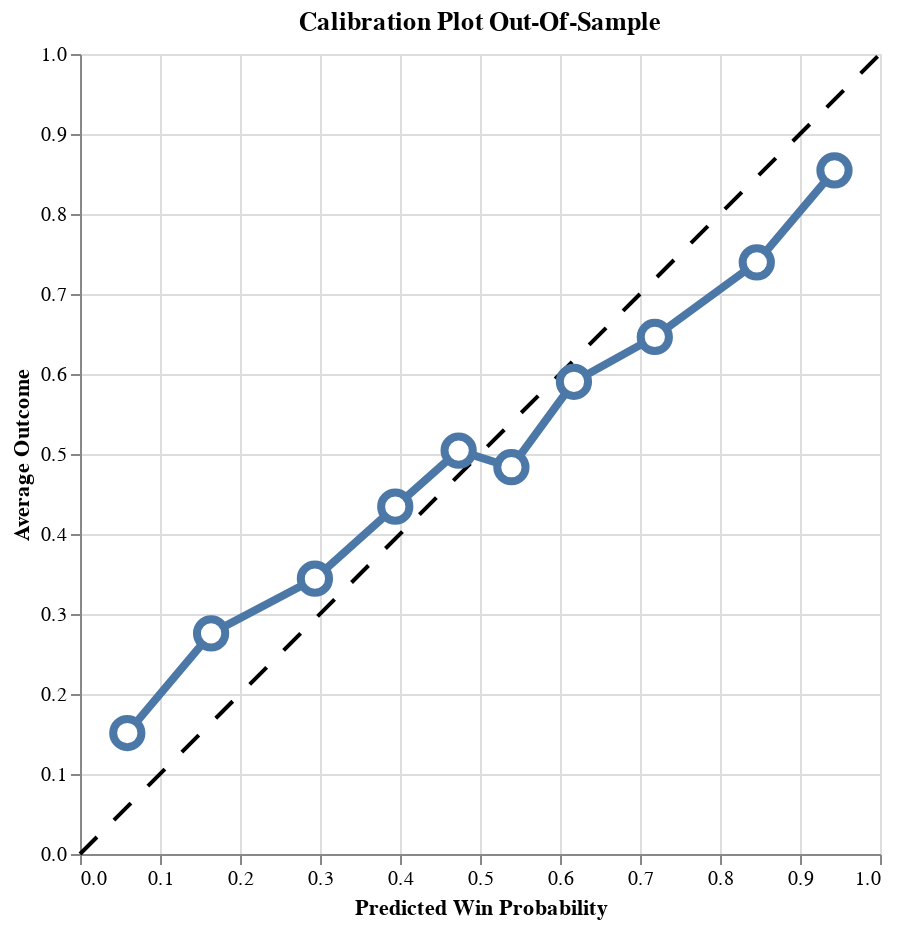

This figure's notebook cell:
### Code cell
self.plot_calibration_oos(oos_data=wc3_games_test)

### Figure 1 — Vega-Lite specification as saved in the notebook (floating-point values rounded to 4 significant figures)
{"config": {"view": {"continuousWidth": 300, "continuousHeight": 300}}, "layer": [{"data": {"name": "data-42f50405073b2dbe8396db6b7dd2f6be"}, "mark": {"type": "line", "color": "black", "strokeDash": [12, 12]}, "encoding": {"x": {"field": "x", "type": "quantitative"}, "y": {"field": "y", "type": "quantitative"}}}, {"data": {"name": "data-7888732f8a000307ded6c5798412f82c"}, "mark": {"type": "line", "strokeWidth": 4}, "encoding": {"x": {"field": "win_prob_midpoint", "title": "Predicted Win Probability", "type": "quantitative"}, "y": {"field": "avg_outcome", "title": "Average Outcome", "type": "quantitative"}}}, {"data": {"name": "data-7888732f8a000307ded6c5798412f82c"}, "mark": {"type": "point", "fill": "white", "opacity": 1, "size": 200, "strokeWidth": 4}, "encoding": {"x": {"field": "win_prob_midpoint", "type": "quantitative"}, "y": {"field": "avg_outcome", "type": "quantitative"}}}], "height": 400, "title": "Calibration Plot Out-Of-Sample", "width": 400, "$schema": "https://vega.github.io/schema/vega-lite/v5.20.1.json", "datasets": {"data-42f50405073b2dbe8396db6b7dd2f6be": [{"x": 0, "y": 0}, {"x": 1, "y": 1}], "data-7888732f8a000307ded6c5798412f82c": [{"avg_outcome": 0.1512, "win_prob_midpoint": 0.05912}, {"avg_outcome": 0.2757, "win_prob_midpoint": 0.1639}, {"avg_outcome": 0.3441, "win_prob_midpoint": 0.2936}, {"avg_outcome": 0.4342, "win_prob_midpoint": 0.3941}, {"avg_outcome": 0.5043, "win_prob_midpoint": 0.4733}, {"avg_outcome": 0.4835, "win_prob_midpoint": 0.5393}, {"avg_outcome": 0.5903, "win_prob_midpoint": 0.6174}, {"avg_outcome": 0.6463, "win_prob_midpoint": 0.7185}, {"avg_outcome": 0.7395, "win_prob_midpoint": 0.846}, {"avg_outcome": 0.8546, "win_prob_midpoint": 0.9431}]}}
